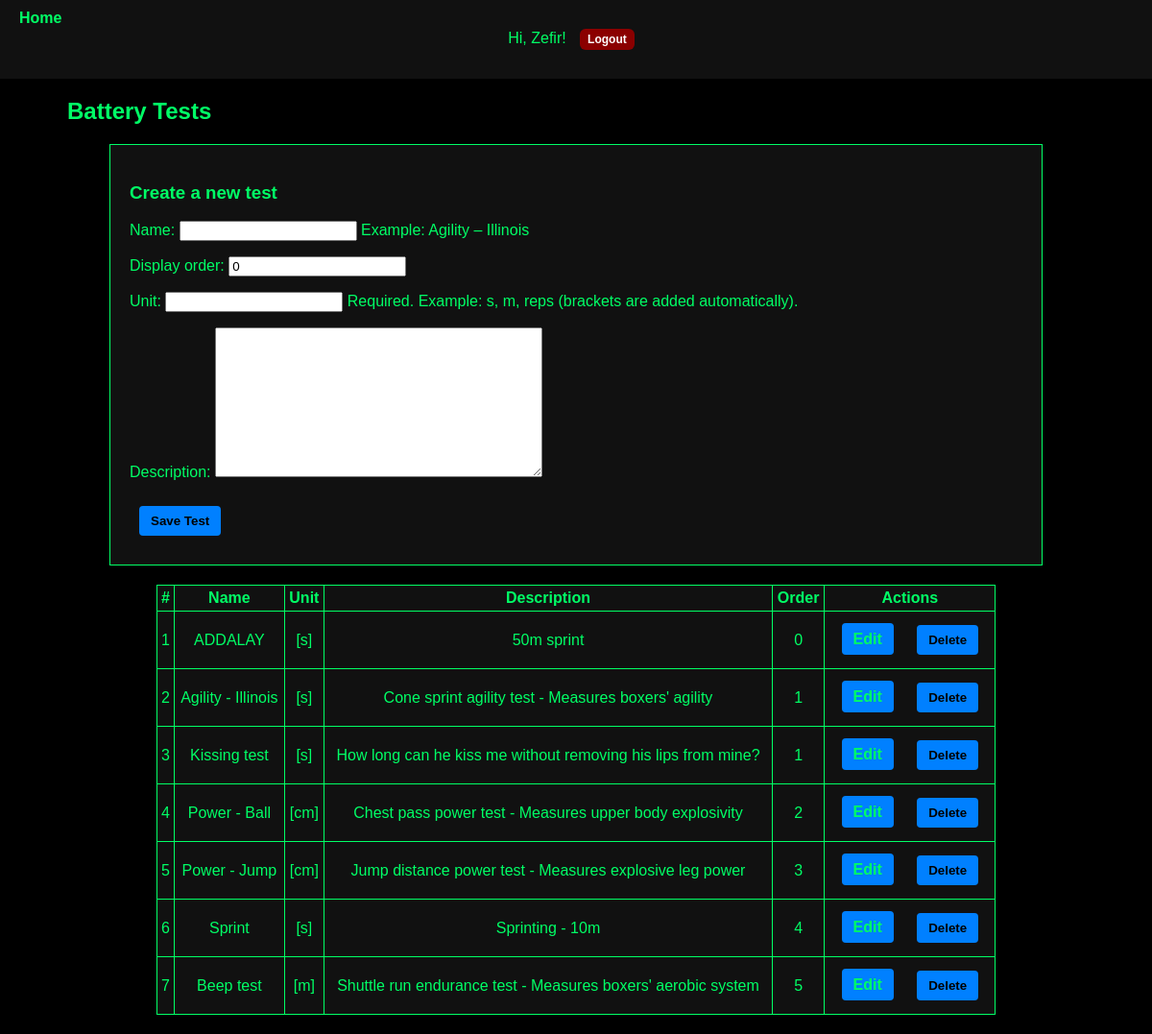
Page /tests/ (signed in) on the earlier database version.
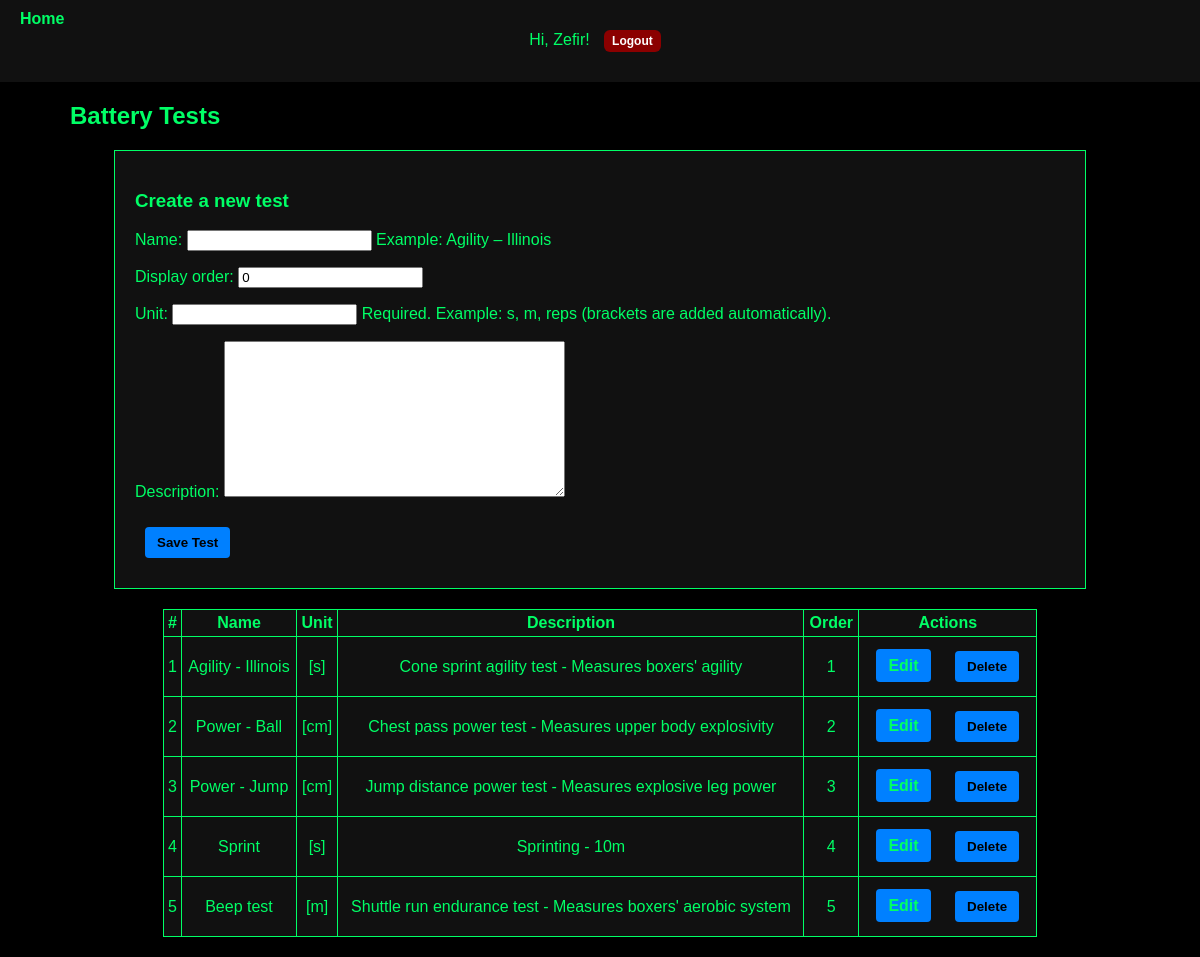
Same page on the later database version.
### BoxersPresenceApp/models.py (models this page shows, shortened)
class BatteryTest(models.Model):
    name = models.CharField(max_length=255)
    display_order = models.IntegerField(default=0)
    unit = models.CharField(max_length=50, blank=True, null=True)
    description = models.TextField(blank=True, null=True)
    created_at = models.DateTimeField(auto_now_add=True)
    coach = models.ForeignKey(
        settings.AUTH_USER_MODEL,
        on_delete=models.SET_NULL,
        null=True,
        blank=True,
        related_name="battery_tests"
    )

### BoxersPresenceApp/views.py (the view, shortened to what this page needs)
# urls.py: path('tests/', views.TestsListView.as_view(), name='tests_list'),
class TestsListView(LoginRequiredMixin, TemplateView):
    template_name = "tests/tests_list.html"
    def get_context_data(self, **kwargs):
        ctx = super().get_context_data(**kwargs)
        ctx["form"] = BatteryTestForm()
        ctx["tests"] = BatteryTest.objects.all().order_by("display_order", "name")
        return ctx

### BoxersPresenceApp/forms.py (shortened to what this page needs)
class BatteryTestForm(forms.ModelForm):
    class Meta:
        model = BatteryTest
        fields = ["name", "display_order", "unit", "description"]
        help_texts = {
            "name": "Example: Agility – Illinois",
            "unit": "Required. Example: s, m, reps (brackets are added automatically).",
        }

### BoxersPresenceApp/context_processors.py (called while the page is built)
def role_flags(request):
    is_parent = False
    if getattr(request, "user", None) and request.user.is_authenticated:
        try:
            request.user.parent_profile
            is_parent = True
        except ParentProfile.DoesNotExist:
            pass
    return {"is_parent": is_parent}

### templates/tests/tests_list.html (shortened to what this page needs)
{% extends "base.html" %}
{% block content %}
<h2 class="page-title">Battery Tests</h2>
<div class="content-container">
  <div class="form-container">
    <h3>Create a new test</h3>
    <form method="post">
      {{ form.as_p }}
      <button class="btn" type="submit">Save Test</button>
    </form>
  </div>
  <table>
    <thead>
      <tr>
        <th>#</th>
        <th>Name</th>
        <th>Unit</th>
        <th>Description</th>
        <th>Order</th>
        <th>Actions</th>
      </tr>
    </thead>
    <tbody>
    {% for t in tests %}
      <tr>
        <td>{{ forloop.counter }}</td>
        <td>{{ t.name }}</td>
        <td>[{{ t.unit }}]</td>
        <td>{{ t.description|default:"—" }}</td>
        <td>{{ t.display_order }}</td>
        <td>
          <a class="btn" href="{% url 'test_edit' t.pk %}">Edit</a>
          {% if t.pk %}
            <form method="post" action="{% url 'battery_test_delete' pk=t.pk %}" style="display:inline;">
              <button type="submit" class="btn btn-danger" onclick="return confirm('Delete this test?')">
                Delete
              </button>
            </form>
          {% endif %}
        </td>
      </tr>
    {% empty %}
      <tr><td colspan="6">No tests yet. Create one above.</td></tr>
    {% endfor %}
    </tbody>
  </table>
</div>
{% endblock %}

Differences in the rows shown:
removed BatteryTest: name "ADDALAY", unit "s", description "50m sprint", display_order "0", shows "Delete"
removed BatteryTest: name "Kissing test", unit "s", description "How long can he kiss me without removing his lips from mine?", display_order "1", shows "Delete"
